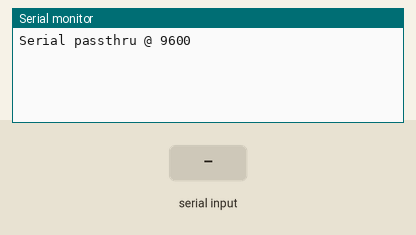
The sketch below on a simulated Arduino Mega 2560, built with avr-gcc and run on an emulated ATmega2560. Parts: the last lines printed to the serial monitor. The test bench sets the inputs (shaded band).

Above: at 1.2 s.
1.3 s: "1" received over the second serial link
At 1.7 s:
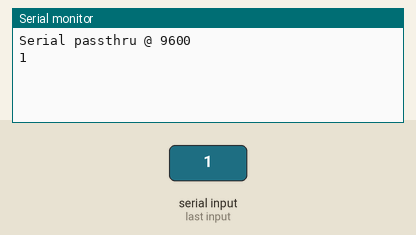
2.8 s: "0" received over the second serial link
At 4.1 s:
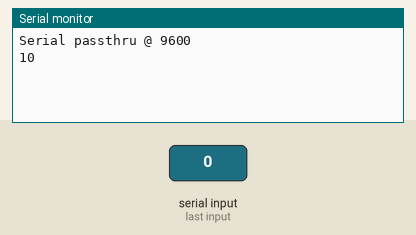

The sketch:

SerialPassthru.ino
```cpp
// Passing through serial from GPS module connected to Feather M0 LoRa to our
// serial connection (host beinga Raspberry Pi)

// To compile and flash using Arudino CLI
// arduino-cli compile -b adafruit:samd:adafruit_feather_m0
// arduino-cli upload -b adafruit:samd:adafruit_feather_m0 -p /dev/ttyACM0


void setup()
{
	Serial.begin(9600);
	Serial1.begin(9600);

	while(!Serial)
	{
		delay(1);
	}

	Serial.println("Serial passthru @ 9600");

	Serial1.begin(9600);

}

int counter = 0;


void loop()
{
	if (Serial.available())
	{
		Serial1.write(Serial.read());
	}

	if (Serial1.available())
	{
		Serial.write(Serial1.read());
	}
}
```

Measured:
- after the input at 1.3 s, the serial monitor: prints a new line at once (image 1)
- after the input at 2.8 s, the serial monitor: prints a new line at once (image 2)
